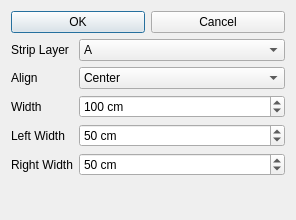
<?xml version="1.0" encoding="UTF-8"?>
<ui version="4.0">
 <class>Dialog</class>
 <widget class="QDialog" name="Dialog">
  <property name="geometry">
   <rect>
    <x>0</x>
    <y>0</y>
    <width>296</width>
    <height>220</height>
   </rect>
  </property>
  <property name="windowTitle">
   <string>Edit Base Foundation</string>
  </property>
  <property name="windowIcon">
   <iconset resource="../../osafe_py_widgets/resource.qrc">
    <normaloff>:/safe/osafe_images/base_foundation.svg</normaloff>:/safe/osafe_images/base_foundation.svg</iconset>
  </property>
  <layout class="QVBoxLayout" name="verticalLayout">
   <item>
    <layout class="QHBoxLayout" name="horizontalLayout">
     <item>
      <widget class="QPushButton" name="accept_pushbutton">
       <property name="text">
        <string>OK</string>
       </property>
       <property name="icon">
        <iconset resource="../../osafe_py_widgets/resource.qrc">
         <normaloff>:/safe/osafe_images/tick.svg</normaloff>:/safe/osafe_images/tick.svg</iconset>
       </property>
       <property name="iconSize">
        <size>
         <width>40</width>
         <height>40</height>
        </size>
       </property>
      </widget>
     </item>
     <item>
      <widget class="QPushButton" name="cancel_pushbutton">
       <property name="text">
        <string>Cancel</string>
       </property>
       <property name="icon">
        <iconset resource="../../osafe_py_widgets/resource.qrc">
         <normaloff>:/safe/osafe_images/cancel.png</normaloff>:/safe/osafe_images/cancel.png</iconset>
       </property>
       <property name="iconSize">
        <size>
         <width>40</width>
         <height>40</height>
        </size>
       </property>
      </widget>
     </item>
    </layout>
   </item>
   <item>
    <layout class="QFormLayout" name="formLayout">
     <item row="0" column="0">
      <widget class="QLabel" name="label">
       <property name="text">
        <string>Strip Layer</string>
       </property>
      </widget>
     </item>
     <item row="0" column="1">
      <widget class="QComboBox" name="strip_layer">
       <item>
        <property name="text">
         <string>A</string>
        </property>
       </item>
       <item>
        <property name="text">
         <string>B</string>
        </property>
       </item>
       <item>
        <property name="text">
         <string>other</string>
        </property>
       </item>
      </widget>
     </item>
     <item row="1" column="0">
      <widget class="QLabel" name="label_3">
       <property name="text">
        <string>Align</string>
       </property>
      </widget>
     </item>
     <item row="1" column="1">
      <widget class="QComboBox" name="align">
       <item>
        <property name="text">
         <string>Center</string>
        </property>
       </item>
       <item>
        <property name="text">
         <string>Left</string>
        </property>
       </item>
       <item>
        <property name="text">
         <string>Right</string>
        </property>
       </item>
      </widget>
     </item>
     <item row="2" column="0">
      <widget class="QLabel" name="label_2">
       <property name="text">
        <string>Width</string>
       </property>
      </widget>
     </item>
     <item row="2" column="1">
      <widget class="QSpinBox" name="width_spinbox">
       <property name="suffix">
        <string> cm</string>
       </property>
       <property name="minimum">
        <number>20</number>
       </property>
       <property name="maximum">
        <number>1000</number>
       </property>
       <property name="singleStep">
        <number>5</number>
       </property>
       <property name="value">
        <number>100</number>
       </property>
      </widget>
     </item>
     <item row="3" column="0">
      <widget class="QLabel" name="label_4">
       <property name="text">
        <string>Left Width</string>
       </property>
      </widget>
     </item>
     <item row="3" column="1">
      <widget class="QSpinBox" name="left_width_spinbox">
       <property name="enabled">
        <bool>true</bool>
       </property>
       <property name="suffix">
        <string> cm</string>
       </property>
       <property name="minimum">
        <number>0</number>
       </property>
       <property name="maximum">
        <number>1000</number>
       </property>
       <property name="singleStep">
        <number>5</number>
       </property>
       <property name="value">
        <number>50</number>
       </property>
      </widget>
     </item>
     <item row="4" column="0">
      <widget class="QLabel" name="label_6">
       <property name="text">
        <string>Right Width</string>
       </property>
      </widget>
     </item>
     <item row="4" column="1">
      <widget class="QSpinBox" name="right_width_spinbox">
       <property name="suffix">
        <string> cm</string>
       </property>
       <property name="minimum">
        <number>0</number>
       </property>
       <property name="maximum">
        <number>1000</number>
       </property>
       <property name="singleStep">
        <number>5</number>
       </property>
       <property name="value">
        <number>50</number>
       </property>
      </widget>
     </item>
    </layout>
   </item>
  </layout>
 </widget>
 <tabstops>
  <tabstop>strip_layer</tabstop>
  <tabstop>align</tabstop>
  <tabstop>width_spinbox</tabstop>
  <tabstop>left_width_spinbox</tabstop>
  <tabstop>right_width_spinbox</tabstop>
 </tabstops>
 <resources>
  <include location="../../osafe_py_widgets/resource.qrc"/>
 </resources>
 <connections/>
</ui>
